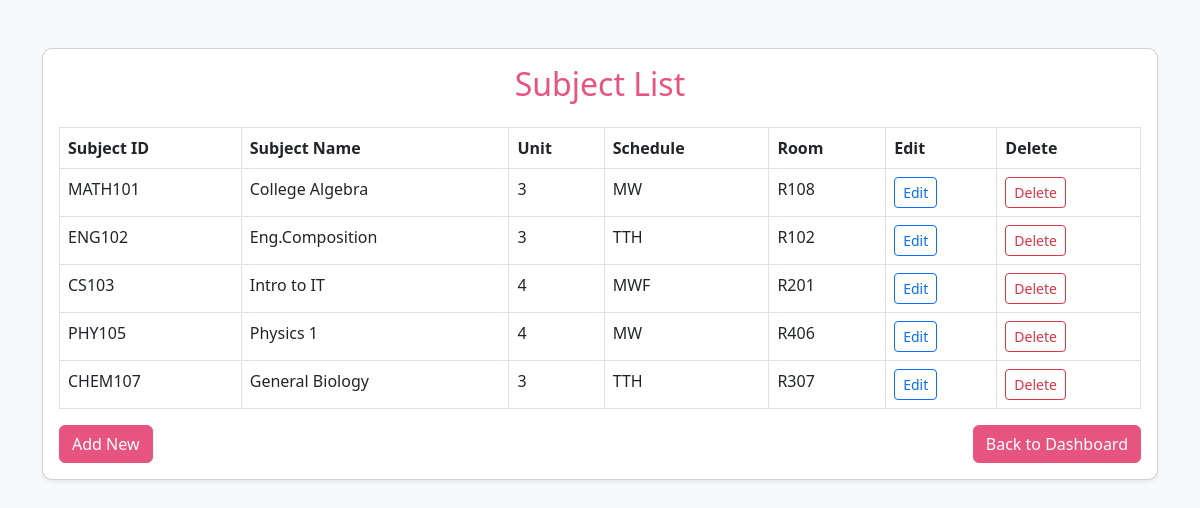
The page /students/subject/ on the database its author committed.
### students/models.py (models this page shows, shortened)
class Subject(models.Model):
    Subject_id = models.CharField(max_length=100)
    Subject_Name = models.CharField(max_length=100)
    Unit = models.IntegerField()
    Schedule = models.CharField(max_length=100)
    Room = models.CharField(max_length=100)

### students/views.py (the view)
# urls.py: path('subject/', views.subject_list, name='subject_list'),
def subject_list(request):
    subjects = Subject.objects.all()
    return render(request, 'subject_list.html', {'subjects':subjects})

### students/templates/subject_list.html (shortened to what this page needs)
<!DOCTYPE html>
<html lang="en">
<head>
    <link href="https://cdn.jsdelivr.net/npm/bootstrap@5.3.0/dist/css/bootstrap.min.css" rel="stylesheet">
</head>
<body>
    <div class="container mt-5">
        <div class="card shadow-sm">
            <div class="card-body">
                <h2 class="text-primary text-center mb-4">Subject List</h2>
                <table class="table table-bordered table-hover">
                    <thead>
                        <tr>
                            <th>Subject ID</th>
                            <th>Subject Name</th>
                            <th>Unit</th>
                            <th>Schedule</th>
                            <th>Room</th>
                            <th>Edit</th>
                            <th>Delete</th>
                        </tr>
                    </thead>
                    <tbody>
                        {% for subject in subjects %}
                        <tr>
                            <td>{{ subject.Subject_id }}</td>
                            <td>{{ subject.Subject_Name }}</td>
                            <td>{{ subject.Unit }}</td>
                            <td>{{ subject.Schedule }}</td>
                            <td>{{ subject.Room }}</td>
                            <td>
                                <a href="{% url 'edit_subject' subject.id %}" class="btn btn-sm btn-outline-primary">Edit</a>
                            </td>
                            <td>
                                <a href="{% url 'delete_subject' subject.id %}"
                                   onclick="return confirm('Are you sure you want to delete this?')"
                                   class="btn btn-sm btn-outline-danger">Delete</a>
                            </td>
                        </tr>
                        {% endfor %}
                    </tbody>
                </table>
                <div class="d-flex justify-content-between mt-3">
                    <a href="{% url 'create_subject' %}" class="btn btn-primary">Add New</a>
                    <a href="{% url 'dashboard' %}" class="btn btn-primary">Back to Dashboard</a>
                </div>
            </div>
        </div>
    </div>
</body>
</html>

### students/templates/subject_list.html (style rules this page uses)
body { background-color: #f8f9fa; font-family: "Segoe UI", Tahoma, Geneva, Verdana, sans-serif; }
.card { border-radius: 10px; }
.btn-primary { background-color: #e75480 !important; border-color: #e75480 !important; }
.text-primary { color: #e75480 !important; }
.table thead { background-color: #e75480; color: #fff; }

### rows shown on the page
Subject: Subject_id "MATH101", Subject_Name "College Algebra", Unit "3", Schedule "MW", Room "R108"
Subject: Subject_id "ENG102", Subject_Name "Eng.Composition", Unit "3", Schedule "TTH", Room "R102"
Subject: Subject_id "CS103", Subject_Name "Intro to IT", Unit "4", Schedule "MWF", Room "R201"
Subject: Subject_id "PHY105", Subject_Name "Physics 1", Unit "4", Schedule "MW", Room "R406"
Subject: Subject_id "CHEM107", Subject_Name "General Biology", Unit "3", Schedule "TTH", Room "R307"
